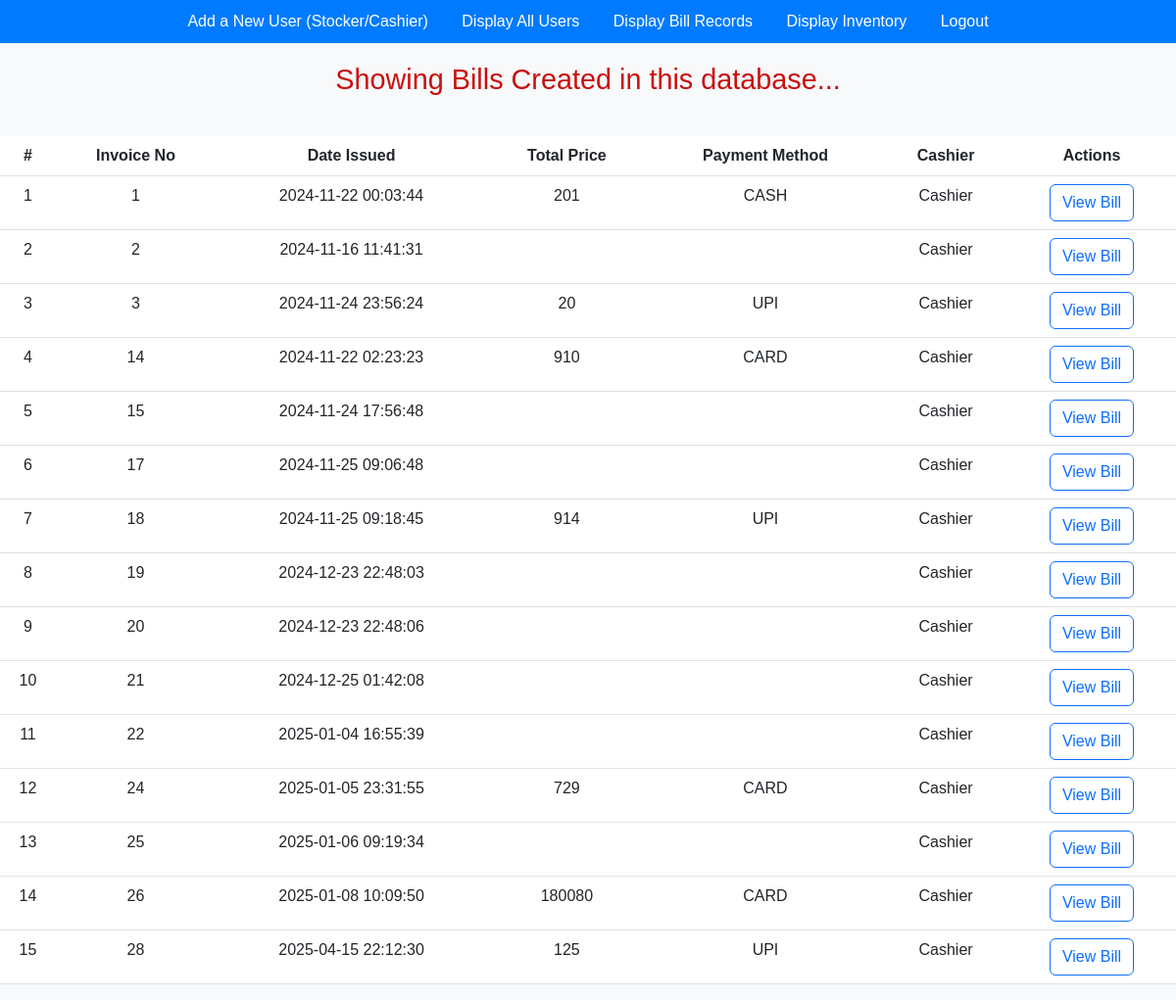
The app's page /admin/display_bills.php with its own data.
### tables this page shows
CREATE TABLE `bills` (
  `invoiceno` int(11) NOT NULL,
  `date` datetime NOT NULL DEFAULT current_timestamp() ON UPDATE current_timestamp(),
  `total_price` int(11) DEFAULT NULL,
  `paymethod` varchar(10) DEFAULT NULL,
  `cashier` int(11) NOT NULL
);

CREATE TABLE `users` (
  `userid` int(11) NOT NULL,
  `username` varchar(24) NOT NULL,
  `password` varchar(255) NOT NULL,
  `email` varchar(255) NOT NULL,
  `phone` varchar(15) NOT NULL,
  `address` varchar(255) NOT NULL,
  `type` varchar(24) NOT NULL
);

### config.php (called while the page is built, shortened)
<?php
class Database{
    private $host = "localhost";
    private $username = "miniproject";
    private $password = "miniproject123";
    private $dbname = "inventory";
    public function __construct(){
        $this->conn = new mysqli($this->host,$this->username,$this->password,$this->dbname);
    }
}

### admin/admin.php (called while the page is built, shortened)
<?php
require __DIR__.'/../config.php';
class Admin extends Database{
    function displayBillHistory(){
        $sql = "SELECT b.invoiceno, b.date, b.total_price, b.paymethod, u.username FROM
        bills b JOIN users u ON b.cashier = u.userid;";
        $stmt = $this->conn->prepare($sql);
        $stmt->execute();
        $result = $stmt->get_result();
        $bills = [];
        if ($result->num_rows > 0){
            while($row = $result->fetch_assoc()){
                $bills[] = $row;
            }
        }
        return $bills;
    }
}
$admin = New Admin();

### admin/display_bills.php (the view, shortened to what this page needs)
<?php
require "admin.php";
?>
<!DOCTYPE html>
<html lang="en">
<head>
    <link href="https://cdn.jsdelivr.net/npm/bootstrap@5.3.0/dist/css/bootstrap.min.css" rel="stylesheet">
    <link rel="stylesheet" href="Admincss/displaytable.css">
    <link rel="stylesheet" href="Admincss/nav.css">
</head>
<body>
    <nav>
        <a href="add_user.php">Add a New User (Stocker/Cashier)</a>
        <a href="display_user.php">Display All Users</a>
        <a href="display_bills.php">Display Bill Records</a>
        <a href="display_inventory.php">Display Inventory</a>
        <a href="../logout.php">Logout</a>
    </nav>
    <h1>Showing Bills Created in this database...</h1>
    <?php
      $bills = $admin->displayBillHistory();
      if(empty($bills)){
        echo "<centre><p class='text-centre'><b>No Bills Issued</b></p><centre>";
        $disabled = "disabled";
      }else{
        echo '<table border="1">';
            echo '<table class="table table-hover">
            <thead>
              <tr>
                <th scope="col">#</th>
                <th scope="col">Invoice No</th>
                <th scope="col">Date Issued</th>
                <th scope="col">Total Price</th>
                <th scope="col">Payment Method</th>
                <th scope="col">Cashier</th>
                <th scope="col">Actions</th>
              </tr>
            </thead><tbody>';
            $count = 1;
            foreach($bills as $row){
                echo '<tr>';
                  echo '<td>' . $count . '</td>';
                  echo '<td>'.$row["invoiceno"].'</td>';
                  echo '<td>' . $row["date"] . '</td>';
                  echo '<td>' . $row["total_price"] . '</td>';
                  echo '<td>' . $row["paymethod"] . '</td>';
                  echo '<td>' . $row["username"] . '</td>';
                  echo '<td><button class="btn btn-outline-primary" onclick="viewBill('.$row["invoiceno"].')">View Bill</button>';
                  echo '</tr>';
                  $count++;
              }
        }
    ?>
</body>
</html>

### admin/Admincss/displaytable.css (style rules this page uses)
table { width: 80%; margin: 20px auto; border-collapse: collapse; }
th, td { padding: 12px; text-align: center; }
th { background-color: #ec5f5f; }
h1 { text-align: center; margin-top: 20px; font-size: 1.8rem; color: #c90f0f; }

### admin/Admincss/nav.css (style rules this page uses)
body { background-color: #f8f9fa; font-family: Arial, sans-serif; }
nav { background-color: #007bff; padding: 10px; color: white; text-align: center; }
nav a { color: white; margin: 0 15px; text-decoration: none; transition: color 0.3s; }

### admin/display_bills.php (style rules this page uses)
table { width: 50%; border-collapse: collapse; margin: 20px 0; }
th, td { border: 1px solid black; padding: 8px 12px; text-align: center; }
th { background-color: #f2f2f2; }

### records on screen
bills: invoiceno "1", date "2024-11-22 00:03:44", total_price "201", paymethod "CASH", users.username "Cashier"
bills: invoiceno "2", date "2024-11-16 11:41:31", users.username "Cashier"
bills: invoiceno "3", date "2024-11-24 23:56:24", total_price "20", paymethod "UPI", users.username "Cashier"
bills: invoiceno "14", date "2024-11-22 02:23:23", total_price "910", paymethod "CARD", users.username "Cashier"
bills: invoiceno "15", date "2024-11-24 17:56:48", users.username "Cashier"
bills: invoiceno "17", date "2024-11-25 09:06:48", users.username "Cashier"
bills: invoiceno "18", date "2024-11-25 09:18:45", total_price "914", paymethod "UPI", users.username "Cashier"
bills: invoiceno "19", date "2024-12-23 22:48:03", users.username "Cashier"
bills: invoiceno "20", date "2024-12-23 22:48:06", users.username "Cashier"
bills: invoiceno "21", date "2024-12-25 01:42:08", users.username "Cashier"
bills: invoiceno "22", date "2025-01-04 16:55:39", users.username "Cashier"
bills: invoiceno "24", date "2025-01-05 23:31:55", total_price "729", paymethod "CARD", users.username "Cashier"
bills: invoiceno "25", date "2025-01-06 09:19:34", users.username "Cashier"
bills: invoiceno "26", date "2025-01-08 10:09:50", total_price "180080", paymethod "CARD", users.username "Cashier"
bills: invoiceno "28", date "2025-04-15 22:12:30", total_price "125", paymethod "UPI", users.username "Cashier"
